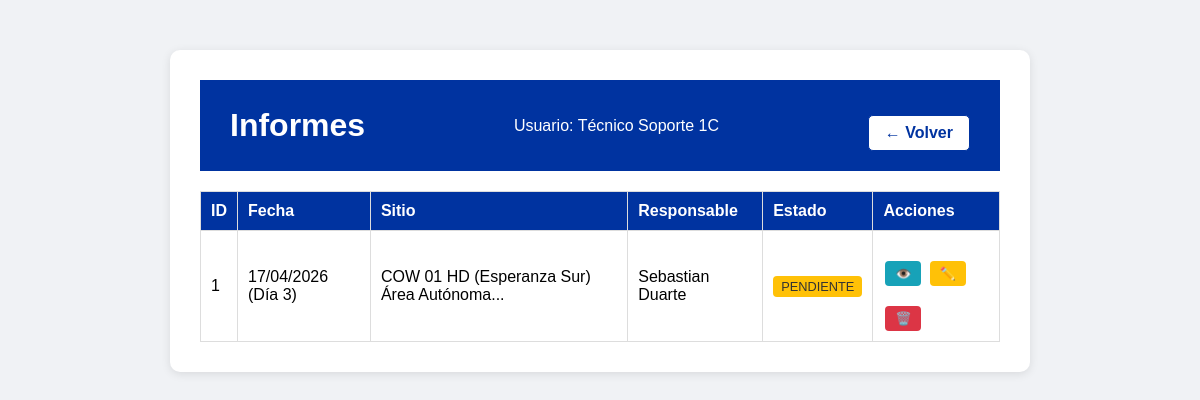
Before: /ver_informes (signed in) with the older database file.
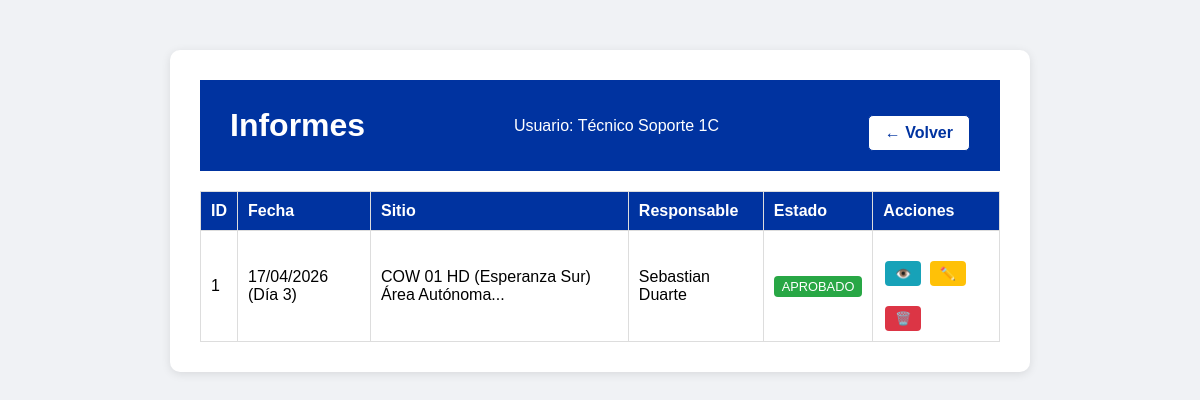
After: the same page with the newer database file.
### app.py (models this page shows, shortened)
class InspeccionCOW(db.Model):
    id = db.Column(db.Integer, primary_key=True)
    usuario_id = db.Column(db.Integer, db.ForeignKey('usuario.id'), nullable=False)
    fecha = db.Column(db.String(20), nullable=False)
    dia_turno = db.Column(db.Integer, nullable=False)
    responsable = db.Column(db.String(50), nullable=False)
    nombre_sitio = db.Column(db.String(150), nullable=False)
    horometro = db.Column(db.Integer, nullable=False)
    hora_inicio = db.Column(db.String(10), nullable=False)
    hora_termino = db.Column(db.String(10), nullable=False)
    horas_funcionamiento = db.Column(db.Integer, nullable=True)
    cantidad_arranques = db.Column(db.Integer, nullable=True)
    nivel_aceite = db.Column(db.String(10), nullable=True)
    nivel_combustible = db.Column(db.String(10), nullable=True)
    nivel_refrigerante = db.Column(db.String(10), nullable=True)
    proxima_mantencion = db.Column(db.Integer, nullable=True)
    estado_ge_principal = db.Column(db.String(10), nullable=True)
    uso_ge_auxiliar = db.Column(db.String(5), nullable=True)
    limpieza_ge_interior = db.Column(db.String(5), nullable=True)
    limpieza_radiador = db.Column(db.String(5), nullable=True)
    sistema_combustible = db.Column(db.String(5), nullable=True)
    arranque_automatico = db.Column(db.String(5), nullable=True)
    limpieza_interior = db.Column(db.String(5), nullable=True)
    limpieza_exterior = db.Column(db.String(5), nullable=True)
    cable_5p_4p = db.Column(db.String(5), nullable=True)
    adaptador_ge_aux = db.Column(db.String(5), nullable=True)
    limpieza_rack_energia = db.Column(db.String(5), nullable=True)
    estado_planta_vertiv = db.Column(db.String(5), nullable=True)
    rectificador_n1 = db.Column(db.String(5), nullable=True)
    rectificador_n2 = db.Column(db.String(5), nullable=True)
    rectificador_n3 = db.Column(db.String(5), nullable=True)
    estado_air_scale = db.Column(db.String(5), nullable=True)
    estado_alarmas = db.Column(db.String(5), nullable=True)
    estado_7250_ixr = db.Column(db.String(5), nullable=True)
    estado_fpfh = db.Column(db.String(5), nullable=True)
    conversor_solar_n1 = db.Column(db.String(5), nullable=True)
    conversor_solar_n2 = db.Column(db.String(5), nullable=True)
    limpieza_rack_baterias = db.Column(db.String(5), nullable=True)
    estado_baterias = db.Column(db.String(5), nullable=True)
    estado_inversor = db.Column(db.String(5), nullable=True)
    estado_ventiladores = db.Column(db.String(5), nullable=True)
    limpieza_rack_telecom = db.Column(db.String(5), nullable=True)
    limpieza_paneles = db.Column(db.String(5), nullable=True)
    estructura_paneles = db.Column(db.String(5), nullable=True)
    cantidad_cunas = db.Column(db.String(10), nullable=True)
    checkpoints = db.Column(db.String(5), nullable=True)
    presion_neumaticos = db.Column(db.String(5), nullable=True)
    estado_torre = db.Column(db.String(5), nullable=True)
    estado_piolas_viento = db.Column(db.String(5), nullable=True)
    nivelacion_carro = db.Column(db.String(5), nullable=True)
    gatas_posicionamiento = db.Column(db.String(5), nullable=True)
    manivelas_izaje = db.Column(db.String(5), nullable=True)
    observaciones_ge = db.Column(db.Text, nullable=True)
    observaciones_rack = db.Column(db.Text, nullable=True)
    observaciones_estructuras = db.Column(db.Text, nullable=True)
    foto_1 = db.Column(db.String(200), nullable=True)
    foto_2 = db.Column(db.String(200), nullable=True)
    foto_3 = db.Column(db.String(200), nullable=True)
    foto_rack_1 = db.Column(db.String(200), nullable=True)
    foto_rack_2 = db.Column(db.String(200), nullable=True)
    foto_rack_3 = db.Column(db.String(200), nullable=True)
    foto_estructuras_1 = db.Column(db.String(200), nullable=True)
    foto_estructuras_2 = db.Column(db.String(200), nullable=True)
    foto_estructuras_3 = db.Column(db.String(200), nullable=True)
    foto_levantamiento_1 = db.Column(db.String(200), nullable=True)
    foto_levantamiento_2 = db.Column(db.String(200), nullable=True)
    foto_levantamiento_3 = db.Column(db.String(200), nullable=True)
    foto_levantamiento_4 = db.Column(db.String(200), nullable=True)
    foto_levantamiento_5 = db.Column(db.String(200), nullable=True)
    foto_levantamiento_6 = db.Column(db.String(200), nullable=True)
    foto_levantamiento_7 = db.Column(db.String(200), nullable=True)
    foto_levantamiento_8 = db.Column(db.String(200), nullable=True)
    foto_levantamiento_9 = db.Column(db.String(200), nullable=True)
    foto_levantamiento_10 = db.Column(db.String(200), nullable=True)
    foto_levantamiento_11 = db.Column(db.String(200), nullable=True)
    foto_levantamiento_12 = db.Column(db.String(200), nullable=True)
    foto_levantamiento_13 = db.Column(db.String(200), nullable=True)
    foto_levantamiento_14 = db.Column(db.String(200), nullable=True)
    foto_levantamiento_15 = db.Column(db.String(200), nullable=True)
    foto_levantamiento_16 = db.Column(db.String(200), nullable=True)
    foto_levantamiento_17 = db.Column(db.String(200), nullable=True)
    foto_levantamiento_18 = db.Column(db.String(200), nullable=True)
    foto_levantamiento_19 = db.Column(db.String(200), nullable=True)
    foto_levantamiento_20 = db.Column(db.String(200), nullable=True)
    foto_levantamiento_21 = db.Column(db.String(200), nullable=True)
    foto_levantamiento_22 = db.Column(db.String(200), nullable=True)
    foto_levantamiento_23 = db.Column(db.String(200), nullable=True)
    foto_levantamiento_24 = db.Column(db.String(200), nullable=True)
    foto_levantamiento_25 = db.Column(db.String(200), nullable=True)
    foto_levantamiento_26 = db.Column(db.String(200), nullable=True)
    foto_levantamiento_27 = db.Column(db.String(200), nullable=True)
    foto_levantamiento_28 = db.Column(db.String(200), nullable=True)
    foto_levantamiento_29 = db.Column(db.String(200), nullable=True)
    foto_levantamiento_30 = db.Column(db.String(200), nullable=True)
    foto_levantamiento_31 = db.Column(db.String(200), nullable=True)
    foto_levantamiento_32 = db.Column(db.String(200), nullable=True)
    foto_levantamiento_33 = db.Column(db.String(200), nullable=True)
    foto_mejora_1 = db.Column(db.String(200), nullable=True)
    descripcion_mejora_1 = db.Column(db.String(500), nullable=True)
    foto_mejora_2 = db.Column(db.String(200), nullable=True)
    descripcion_mejora_2 = db.Column(db.String(500), nullable=True)
    foto_mejora_3 = db.Column(db.String(200), nullable=True)
    descripcion_mejora_3 = db.Column(db.String(500), nullable=True)
    foto_mejora_4 = db.Column(db.String(200), nullable=True)
    descripcion_mejora_4 = db.Column(db.String(500), nullable=True)
    estado = db.Column(db.String(20), default='pendiente')  # pendiente, aprobado, rechazado
    fecha_registro = db.Column(db.DateTime, default=datetime.utcnow)
    usuario = db.relationship('Usuario', backref='inspecciones_cow')

### app.py (the view)
@app.route('/ver_informes')
def ver_informes():
    if 'username' not in session:
        return redirect(url_for('login'))
    usuario_actual = Usuario.query.filter_by(username=session['username']).first()
    if usuario_actual.rol == 'supervisor':
        inspecciones = InspeccionCOW.query.order_by(InspeccionCOW.fecha_registro.desc()).all()
    else:
        inspecciones = InspeccionCOW.query.filter_by(usuario_id=usuario_actual.id).order_by(InspeccionCOW.fecha_registro.desc()).all()
    return render_template('ver_informes.html', usuario=session['nombre'], rol=session['rol'], inspecciones=inspecciones)

### templates/ver_informes.html (shortened to what this page needs)
<!DOCTYPE html>
<html lang="es">
<head>
    <link rel="stylesheet" href="{{ url_for('static', filename='style.css') }}">
</head>
<body>
    <div class="container">
        <div class="header">
            <h1>Informes</h1>
            <p>Usuario: {{ usuario }}</p>
            <a href="{{ url_for('menu') }}" class="volver-btn">← Volver</a>
        </div>
        {% if inspecciones %}
            <table class="tabla-informes">
                <thead>
                    <tr>
                        <th>ID</th>
                        <th>Fecha</th>
                        <th>Sitio</th>
                        <th>Responsable</th>
                        <th>Estado</th>
                        <th>Acciones</th>
                    </tr>
                </thead>
                <tbody>
                    {% for ins in inspecciones %}
                    <tr>
                        <td>{{ ins.id }}</td>
                        <td>{{ ins.fecha }} (Día {{ ins.dia_turno }})</td>
                        <td>{{ ins.nombre_sitio[:50] }}...</td>
                        <td>{{ ins.responsable }}</td>
                        <td>
                            <span class="estado {{ ins.estado }}">
                                {{ ins.estado|upper }}
                            </span>
                        </td>
                        <td>
    <a href="{{ url_for('ver_informe', id=ins.id) }}" class="btn-ver">👁️</a>
    <a href="{{ url_for('editar_informe', id=ins.id) }}" class="btn-editar">✏️</a>
    <a href="{{ url_for('borrar_informe', id=ins.id) }}" class="btn-borrar" onclick="return confirm('¿Eliminar este informe?')">🗑️</a>
</td>
                    </tr>
                    {% endfor %}
                </tbody>
            </table>
        {% else %}
            <p>No hay informes registrados.</p>
        {% endif %}
    </div>
</body>
</html>

### static/style.css (style rules this page uses)
body { font-family: Arial, sans-serif; background-color: #f0f2f5; margin: 0; padding: 0; }
.container { max-width: 800px; margin: 50px auto; background-color: white; padding: 30px; border-radius: 10px; box-shadow: 0 2px 10px rgba(0,0,0,0.1); text-align: center; }
.container h1 { color: #0033a0; }
.container a { display: inline-block; margin-top: 20px; color: #0033a0; text-decoration: none; }
.header { background-color: #0033a0; color: white; padding: 20px 30px; display: flex; justify-content: space-between; align-items: center; }
.header h1 { margin: 0; color: white; }
.header p { margin: 0; }
.header .volver-btn { display: inline-block; margin-top: 15px; padding: 8px 16px; background-color: white; color: #0033a0 !important; text-decoration: none; border-radius: 5px; font-weight: bold; border: 1px solid #0033a0; }
.tabla-informes { width: 100%; border-collapse: collapse; margin-top: 20px; }
.tabla-informes th, .tabla-informes td { border: 1px solid #ddd; padding: 10px; text-align: left; }
.tabla-informes th { background-color: #0033a0; color: white; }
.estado { padding: 3px 8px; border-radius: 4px; font-size: 0.8em; }
.estado.aprobado { background-color: #28a745; color: white; }
.btn-ver, .btn-aprobar, .btn-rechazar { padding: 5px 10px; border-radius: 4px; text-decoration: none; font-size: 0.8em; margin: 0 2px; }
.btn-ver { background-color: #17a2b8; color: white; }
.btn-editar { background-color: #ffc107; color: #333; padding: 5px 10px; border-radius: 4px; text-decoration: none; font-size: 0.8em; margin: 0 2px; }
.btn-borrar { background-color: #dc3545; color: white; padding: 5px 10px; border-radius: 4px; text-decoration: none; font-size: 0.8em; margin: 0 2px; }

Changed rows visible on the page:
changed InspeccionCOW "COW 01 HD (Esperanza Sur) Área Autónoma": estado "PENDIENTE" → "APROBADO"
